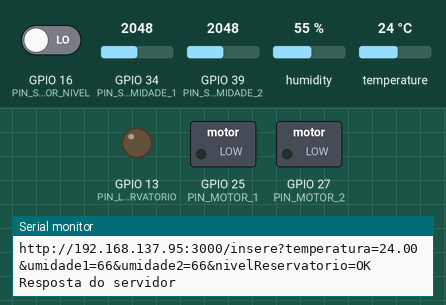
This sketch was run on a simulated ESP32. Shown: switched loads named in the sketch (green lamp = pin HIGH), output pins drawn as LEDs (lit = HIGH), the last lines printed to the serial monitor. The test bench sets the inputs (shaded band); at power-on: GPIO 34 (PIN_SENSOR_UMIDADE_1) = 2048, GPIO 16 (PIN_SENSOR_NIVEL) LOW, GPIO 39 (PIN_SENSOR_UMIDADE_2) = 2048, humidity 55 %, temperature 24 °C. WiFi joins after 1.5 s; servers stay silent unless stated; uploads are accepted with an empty reply; random numbers use the default seed unless the sketch sets one; no MQTT or app messages arrive unless stated.

Above: at 2.9 s.
3.0 s: GPIO 34 (PIN_SENSOR_UMIDADE_1) set to 2807
9.5 s: GPIO 34 (PIN_SENSOR_UMIDADE_1) set to 2930
At 14.0 s:
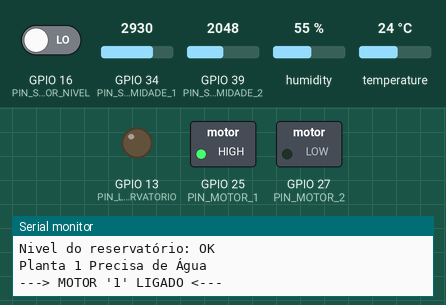
17.5 s: GPIO 16 (PIN_SENSOR_NIVEL) driven HIGH
At 19.8 s:
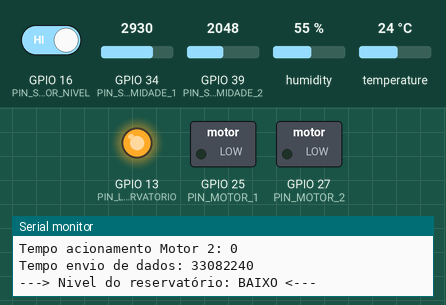
25.5 s: GPIO 16 (PIN_SENSOR_NIVEL) driven LOW
At 31.9 s:
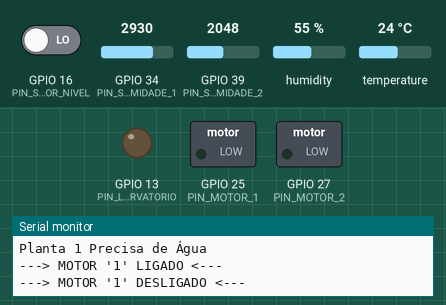
Timing chart, 0 to 35.3 s (numbered marks = the images above; inputs shaded):
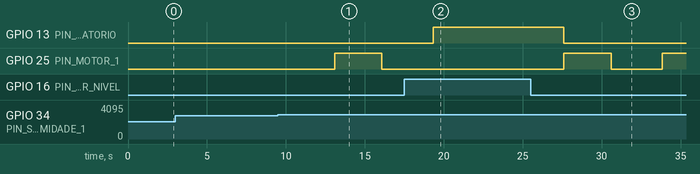

The sketch:

IrrigacaoFull_v2.ino
```cpp
/*-----------------------------------------------
*   Include de bibliotecas
-----------------------------------------------*/
#include <PubSubClient.h>
#include <WiFi.h>
#include <HTTPClient.h>
#include "DHT.h"

/*-----------------------------------------------
*   Definição de GPIO
-----------------------------------------------*/
#define PIN_SENSOR_UMIDADE_1 34   //Analogico sensor de umidade 1
#define PIN_SENSOR_UMIDADE_2 39   //Analogico sensor de umidade 2
#define PIN_SENSOR_TEMP 23        //Digital port sensor de temperatura
#define PIN_MOTOR_1 25
#define PIN_MOTOR_2 27
#define PIN_SENSOR_NIVEL 16
#define PIN_LED_RESERVATORIO 13

/*-----------------------------------------------
* Constantes
-----------------------------------------------*/
#define TEMPO_MOTOR 3000

/*-----------------------------------------------
* Configuração DHT11
-----------------------------------------------*/
//Uncomment whatever type you're using!
#define DHTTYPE DHT11   // DHT 11
//#define DHTTYPE DHT22   // DHT 22  (AM2302)
//#define DHTTYPE DHT21   // DHT 21 (AM2301)
// Initialize DHT sensor for normal 16mhz Arduino
DHT dht(PIN_SENSOR_TEMP, DHTTYPE);

/*-----------------------------------------------
* Informação para Wi-Fi e MQTT
-----------------------------------------------*/
// Configuração Wifi
const char* ssid = "Zheuss";//"REDEL-F71D-2";
const char* password = "99168178";//"S4F4A";
// Configuração Mqtt
const char* mqttServer = "tailor.cloudmqtt.com";
const int mqttPort = 15687;
const char* mqttUser = "gazejars";
const char* mqttPassword = "S0TRHi9kIggJ";
// Clientes Wi-Fi e MQTT
WiFiClient espClient;
PubSubClient client(espClient);

/*-----------------------------------------------
* Timer
-----------------------------------------------*/
hw_timer_t * timer = NULL;

/*-----------------------------------------------
* Funções utilizadas no sistema
-----------------------------------------------*/
void conecta_wifi();
void conecta_mqtt();
void atualiza_sensores();
void alerta_nivel_baixo_reservatorio();
int convert_to_Percent();
void envia_dados();
void IRAM_ATTR isr();
void start_gpio();
void call_back(char* topic, byte* payload, unsigned int length);
void cb_timer();
void start_timer();
void liga_motor();

/*-----------------------------------------------
* Váriaveis utilizadas
-----------------------------------------------*/
// Sensor de Umidade
int sensor_umidade1=0;
int sensor_umidade2=0;
int umidade1 = 0;
int umidade2 = 0;

// Sensor de Temepratura
float sensor_temp=0.0;

// Sensor de Nivel
int sensor_nivel = 0;

// Controle de envio de mensagem
boolean sinalizacao = false;
boolean envia = false;

// Variaveis de medição de tempo
unsigned long _startAtualiza;
unsigned long _endAtualiza;
unsigned long _startMotor1;
unsigned long _endMotor1;
unsigned long _startMotor2;
unsigned long _endMotor2;
unsigned long _startReservatorio;
unsigned long _endReservatorio;
unsigned long _startMqttConnect;
unsigned long _endMqttConnect;
unsigned long _startEnviaDados;
unsigned long _endEnviaDados;

// time
int timeSeconds = 5; // tempo em segundos

/*-----------------------------------------------
*   SETUP do Código
-----------------------------------------------*/
void setup() {
    Serial.begin(115200);
    Serial.println("-------- SETUP --------");
    start_gpio();
    conecta_wifi();
    conecta_mqtt();
    atualiza_sensores();
    verifica_sensores();
    envia_dados();
    start_timer();
    digitalWrite(PIN_LED_RESERVATORIO, LOW);
}

/*-----------------------------------------------
*   LOOP do Código
-----------------------------------------------*/
void loop() {

    client.loop();

//    if(sensor_nivel == 0){
      if (sinalizacao) {
//        Serial.print("-------- Sinalização = ");
//        Serial.println(sinalizacao);

        _startAtualiza = ESP.getCycleCount();
        atualiza_sensores();
        _endAtualiza = ESP.getCycleCount();

        verifica_sensores();

        _startEnviaDados = ESP.getCycleCount();
        envia_dados();
        _endEnviaDados = ESP.getCycleCount();
        sinalizacao = false;
      }

      if (envia) {

        Serial.println("\n# # # Timer estourou, atualizando DADOS!!! # # #\n");

        _startAtualiza = ESP.getCycleCount();
        atualiza_sensores();
        _endAtualiza = ESP.getCycleCount();

        verifica_sensores();

//        Serial.print("-------- Envia = ");
//        Serial.println(envia);

        _startEnviaDados = ESP.getCycleCount();
        envia_dados();
        _endEnviaDados = ESP.getCycleCount();

        print_sensores();
        tempos_execucao();

        envia = false;

        start_timer();
      }
//    }else{
//      Serial.println("########## Sem água no reservatório ##########");
//    }

    //_startEnviaDados = ESP.getCycleCount();
    //_endEnviaDados = ESP.getCycleCount();

    _startAtualiza = 0;
    _endAtualiza = 0;
    _startMotor1 = 0;
    _endMotor1 = 0;
    _startMotor2 = 0;
    _endMotor2 = 0;
    _startReservatorio = 0;
    _endReservatorio = 0;
    _startMqttConnect = 0;
    _endMqttConnect = 0;
    _startEnviaDados = 0;
    _endEnviaDados = 0;
}

/*-----------------------------------------------
*   TIMER
-----------------------------------------------*/
//contador
void cb_timer() {

  static unsigned int counter = 0;

  if (counter == timeSeconds) {
    counter = 0;
    stopTimer();
  }
  counter++;
}

//start
void start_timer() {

  //inicialização do timer. Parametros:
  /* 0 - seleção do timer a ser usado, de 0 a 3.
    80 - prescaler. O clock principal do ESP32 é 80MHz. Dividimos por 80 para ter 1us por tick.
    true - true para contador progressivo, false para regressivo
  */
  timer = timerBegin(0, 80, true);

  /*conecta à interrupção do timer
    - timer é a instância do hw_timer
    - endereço da função a ser chamada pelo timer
    - edge=true gera uma interrupção
  */
  timerAttachInterrupt(timer, &cb_timer, true);

  /* - o timer instanciado no inicio
     - o valor em us para 1s
     - auto-reload. true para repetir o alarme
  */
  timerAlarmWrite(timer, 1000000, true);

  //ativa o alarme
  timerAlarmEnable(timer);
}

//stop
void stopTimer() {
  timerEnd(timer);
  envia = true;
  timer = NULL;
}

/*-----------------------------------------------
*   OUTRAS FUNÇÕES
-----------------------------------------------*/

/*
 * Start GPIO
*/
void start_gpio(){
    pinMode(PIN_SENSOR_UMIDADE_1, INPUT);
    pinMode(PIN_SENSOR_UMIDADE_2, INPUT);
    pinMode(PIN_SENSOR_TEMP, INPUT);
    pinMode(PIN_SENSOR_NIVEL, INPUT);
    pinMode(PIN_MOTOR_1, OUTPUT);
    pinMode(PIN_MOTOR_2, OUTPUT);
    pinMode(PIN_LED_RESERVATORIO, OUTPUT);
    dht.begin();

    attachInterrupt(digitalPinToInterrupt(PIN_SENSOR_NIVEL), isr, CHANGE);
}

void IRAM_ATTR isr() {

  detachInterrupt(digitalPinToInterrupt(PIN_SENSOR_NIVEL));

  sinalizacao = true;

  attachInterrupt(digitalPinToInterrupt(PIN_SENSOR_NIVEL), isr, CHANGE);
}

/*
 * Conecta Wifi
*/
void conecta_wifi(){
    WiFi.begin(ssid, password);

    while (WiFi.status() != WL_CONNECTED) {
        delay(500);
        Serial.print("Connecting to WiFi:");
        Serial.println(ssid);
        Serial.print(".");
    }
    Serial.println("WiFi conectado com sucesso!!!");
    Serial.println("");
    Serial.println("IP address: ");
    Serial.println(WiFi.localIP());
}

/*
 * Conecta MQTT
*/
void conecta_mqtt() {
    client.setServer(mqttServer, mqttPort);
    client.setCallback(callback);
    // Loop until we're reconnected
    while (!client.connected()) {
        Serial.println("Connecting to MQTT...");
        String clientId = "ESP32Client-";
        clientId += String(random(0xffff), HEX);
        if (client.connect(clientId.c_str(), mqttUser, mqttPassword )) {
            Serial.println("Conectado.");
        } else {
            Serial.print("Falha no estado ");
            Serial.print(client.state());
            delay(2000);
        }
    }
    // inscrevendo no topic nivelmessage para retornar atualizações da placa
    client.subscribe("esp/irrigacaoMessage");
}

/*
 * Callback
*/
void callback(char* topic, byte* payload, unsigned int length) {

   Serial.print("Chegou mensagem no topico: ");
   Serial.println(topic);

   Serial.print("Messagem:");
   for (int i = 0; i < length; i++) {
       Serial.print((char)payload[i]);
   }

   if (payload[0] == '1'){
       Serial.println("Enviando dados do sensor");
       atualiza_sensores();
       print_sensores();
   }
   Serial.println();
   Serial.println(" — — — — — — — — — — — -");
}

/*
 * Atualiza sensores
*/
void atualiza_sensores(){
    // Umidade
    sensor_umidade1 = analogRead(PIN_SENSOR_UMIDADE_1);
    sensor_umidade2 = analogRead(PIN_SENSOR_UMIDADE_2);
    umidade1 = convert_to_Percent(sensor_umidade1);
    umidade2 = convert_to_Percent(sensor_umidade2);
    // Temperatura
    sensor_temp = dht.readTemperature();
    // Check if any reads failed and exit early (to try again).
    if (isnan(sensor_temp)){
      Serial.println("# # # Falha ao ler dados do Sensor DHT! # # #");
      return;
    }
    // Nível
    sensor_nivel = digitalRead(PIN_SENSOR_NIVEL);
}


/*
 * Verifica sensores
*/
void verifica_sensores(){
    if(sensor_nivel == 1){
      //Serial.println("Nivel do reservatório: BAIXO");

      alerta_nivel_baixo_reservatorio();

    } else{
        // Desliga LED de aviso de n[ivel baixo do reservatório
        digitalWrite(PIN_LED_RESERVATORIO, LOW);
        Serial.println("Nivel do reservatório: OK");

        if(umidade1 < 40){
          Serial.println("Planta 1 Precisa de Água");
          _startMotor1 = ESP.getCycleCount();
          liga_motor(1);
          _endMotor1 = ESP.getCycleCount();
        }
          if (umidade2 < 40){
            Serial.println("Planta 2 Precisa de Água");
            _startMotor2 = ESP.getCycleCount();
            liga_motor(2);
            _endMotor2 = ESP.getCycleCount();

        }
    }
}

/*
 * Envia dados
*/
void envia_dados(){

    String mensagem_alarme;

    HTTPClient http;
    String url = "http://192.168.137.95:3000/insere?";

    if(sensor_nivel == 1){
        mensagem_alarme = "BAIXO";
    } else{
        mensagem_alarme = "OK";
    }

    String mensagem = String(sensor_temp) + "-" + String(umidade1) + "-" +  String(umidade2) + "-" + mensagem_alarme;
    char message_buff[50];

    // Http
    //Padrão de concatenação - insere?temperatura=10&umidade1=10&umidade2=10&nivelReservatorio=OK
    url = url + "temperatura=" + String(sensor_temp) + "&umidade1=" + String(umidade1) + "&umidade2=" +  String(umidade2) + "&nivelReservatorio=" + mensagem_alarme;

    Serial.println("Enviando dados para banco de dados.");
    Serial.println(url);
    http.begin(url);
    int httpCode = http.GET();
    String payload = http.getString();
    Serial.println("Resposta do servidor");
    Serial.println(payload);
    http.end();

    // Mqtt
    mensagem.toCharArray(message_buff, mensagem.length()+ 1);
    client.publish("esp/irrigacao", message_buff);
}

/*
 * Alerta nível baixo do reservatório
*/
void alerta_nivel_baixo_reservatorio(){
    digitalWrite(PIN_LED_RESERVATORIO, HIGH);
    Serial.println("\n---> Nivel do reservatório: BAIXO <---");
    delay(3000);
}

/*
 * Liga motores
*/
void liga_motor(int value){
    if(value == 1){
      digitalWrite(PIN_MOTOR_1, HIGH);
      Serial.println("---> MOTOR '1' LIGADO <---");
      delay(TEMPO_MOTOR);
      digitalWrite(PIN_MOTOR_1, LOW);
      Serial.println("---> MOTOR '1' DESLIGADO <---");
      delay(TEMPO_MOTOR);
    }
    if(value == 2){
      digitalWrite(PIN_MOTOR_2, HIGH);
      Serial.println("---> MOTOR '2' LIGADO <---");
      delay(TEMPO_MOTOR);
      digitalWrite(PIN_MOTOR_2, LOW);
      Serial.println("---> MOTOR '2' DESLIGADO <---");
      delay(TEMPO_MOTOR);
    }
}

/*
 * Converte para percentual leitura do sensor de umidade
*/
int convert_to_Percent(int value){
  int percentValue = 0;
  percentValue = map(value, 4095, 1000, 0, 100);
  return percentValue;
}

/*
 * Print sensores
*/
void print_sensores(){
    Serial.println("----------------------------------");
    Serial.println("Leituras do Sensores");
    Serial.println("----------------------------------");
    Serial.print("Umidade sensor 1: ");
    Serial.print(umidade1);
    Serial.println("%");
    Serial.print("Umidade sensor 2: ");
    Serial.print(umidade2);
    Serial.println("%");
    Serial.print("Temperatura Ambiente: ");
    Serial.println(sensor_temp);
    Serial.print("Nivel do Reservatorio: ");
    if(sensor_nivel == 0){
        Serial.println("OK");
    }else{
        Serial.println("BAIXO");
    }
}

/*
 * Print verifica tempo de execucao
*/
void tempos_execucao(){
    Serial.println("----------------------------------");
    Serial.println("Tempo de Execução");
    Serial.println("----------------------------------");
    Serial.print("Tempo atualiza sensores: ");
    Serial.println(_endAtualiza-_startAtualiza);
    Serial.print("Tempo acionamento Motor 1: ");
    Serial.println(_endMotor1-_startMotor1);
    Serial.print("Tempo acionamento Motor 2: ");
    Serial.println(_endMotor2-_startMotor2);
    Serial.print("Tempo envio de dados: ");
    Serial.println(_endEnviaDados-_startEnviaDados);
}
```

Measured:
- the behaviour switches between 2857 and 2858 on GPIO 34 (PIN_SENSOR_UMIDADE_1) (found by bisection; images 0 and 1)
- after the input at 9.5 s, GPIO 25 (PIN_MOTOR_1): LOW → HIGH after 3.6 s, → LOW 3.0 s later
- after the input at 17.5 s, GPIO 13 (PIN_LED_RESERVATORIO): LOW → HIGH after 1.8 s
- after the input at 25.5 s, GPIO 13 (PIN_LED_RESERVATORIO): HIGH → LOW after 2.1 s; GPIO 25 (PIN_MOTOR_1): LOW → HIGH after 2.1 s, → LOW 3.0 s later, → HIGH 3.2 s later
